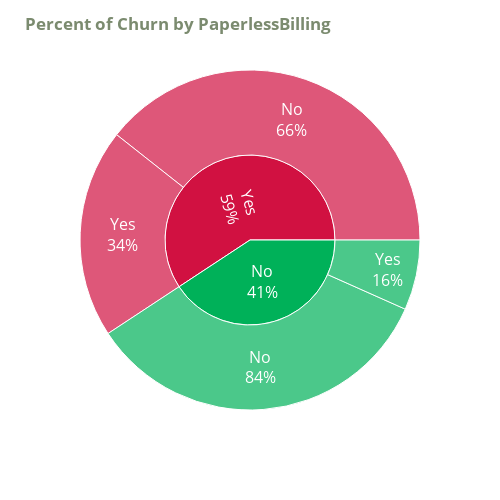

Here is the notebook cell this chart was saved with:
### Markdown cell above
Below we can see that people who opt for Paperless Billing actually tend to Churn more than those who opt for Paper Billing.

### Code cell
plot_sunburst('PaperlessBilling')

### Figure 1 — Plotly figure (JSON) as saved in the notebook; plotly's stock layout.template omitted (floating-point values rounded to 4 significant figures)
{"data": [{"branchvalues": "total", "domain": {"x": [0, 1], "y": [0, 1]}, "hovertemplate": "labels=%{label}<br>count=%{value}<br>parent=%{parent}<br>id=%{id}<extra></extra>", "ids": ["No/No", "Yes/No", "No/Yes", "Yes/Yes", "No", "Yes"], "labels": ["No", "No", "Yes", "Yes", "No", "Yes"], "name": "", "parents": ["No", "Yes", "No", "Yes", "", ""], "textfont": {"size": 16}, "textinfo": "label+percent parent", "type": "sunburst", "values": [2395, 2768, 469, 1400, 2864, 4168]}], "layout": {"height": 500, "legend": {"tracegroupgap": 0}, "margin": {"t": 60}, "sunburstcolorway": ["#d11141", "#00b159", "#00aedb", "#f37735", "#ffc425"], "title": {"text": "<b style=\"color:#7b8b6f;\">Percent of Churn by PaperlessBilling</b>"}, "width": 500}}
